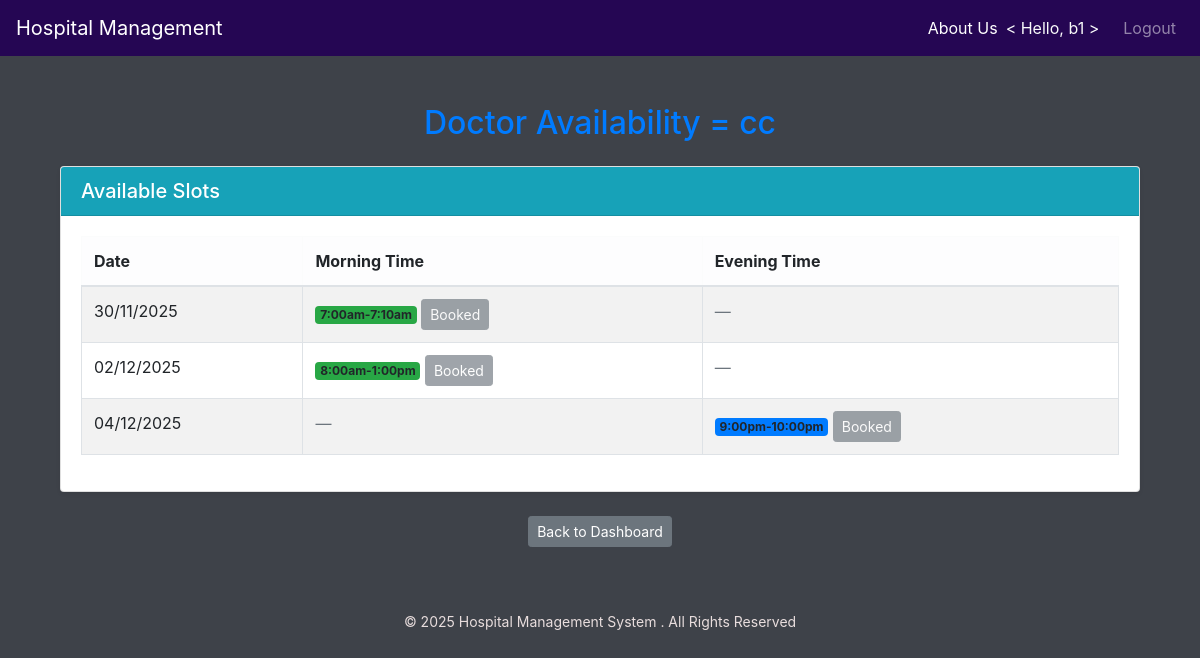
The page /doctor_availability/11 (signed in) on the database its author committed.
### models.py (models this page shows)
class User(db.Model):
    __tablename__ = 'user'
    id = db.Column(db.Integer, primary_key=True)
    name = db.Column(db.String(50), nullable=False)
    email = db.Column(db.String(100), unique=True, nullable=False)
    password = db.Column(db.String(100), nullable=False)
    role = db.Column(db.String(20), nullable=False)
    phone = db.Column(db.String(15), unique=True)
    aadhar = db.Column(db.String(12), unique=True)
    address = db.Column(db.String(150))
    dob = db.Column(db.Date)
    created_at = db.Column(db.DateTime, default=datetime.utcnow)
    gender = db.Column(db.String(10))
    status = db.Column(db.String(20), default='active')
    experience = db.Column(db.String(100))
    bio = db.Column(db.Text())
    department_id = db.Column(
        db.Integer,
        db.ForeignKey('department.id', ondelete="CASCADE")
    )
    department = db.relationship("Department", back_populates="users")
    doctor_appointments = db.relationship(
        "Appointment",
        back_populates="doctor",
        foreign_keys="Appointment.doctor_id",
        cascade="all, delete-orphan"
    )
    patient_appointments = db.relationship(
        "Appointment",
        back_populates="patient",
        foreign_keys="Appointment.patient_id",
        cascade="all, delete-orphan"
    )
    prescriptions = db.relationship(
        "Prescription",
        back_populates="doctor",
        cascade="all, delete-orphan"
    )
    availabilities = db.relationship(
        "Availability",
        back_populates="doctor",
        cascade="all, delete-orphan"
    )

class Availability(db.Model):
    __tablename__ = 'availability'
    id = db.Column(db.Integer, primary_key=True)
    doctor_id = db.Column(
        db.Integer,
        db.ForeignKey('user.id', ondelete="CASCADE"),
        nullable=False
    )
    date = db.Column(db.Date, nullable=False)
    morning_time = db.Column(db.String(50))
    evening_time = db.Column(db.String(50))
    doctor = db.relationship("User", back_populates="availabilities")

### app.py (the view)
@app.route('/doctor_availability/<int:doctor_id>')
def doctor_availability(doctor_id):
    if 'role' not in session or session['role'] != 'patient':
        flash("Please log in as a patient to view this page.", "danger")
        return redirect(url_for('login'))
    doctor = User.query.get_or_404(doctor_id)
    if doctor.status == "blacklisted":
        flash("This doctor is currently unavailable.", "danger")
        return redirect(url_for('patient_dash'))
    availabilities = Availability.query.filter_by(
        doctor_id=doctor_id
    ).order_by(Availability.date.asc()).all()
    for a in availabilities:
        a.morning_booked = False
        if a.morning_time:
            a.morning_booked = Appointment.query.filter_by(
                doctor_id=doctor_id,
                date=a.date,
                time=a.morning_time
            ).filter(Appointment.status != "Cancelled").first() is not None
        a.evening_booked = False
        if a.evening_time:
            a.evening_booked = Appointment.query.filter_by(
                doctor_id=doctor_id,
                date=a.date,
                time=a.evening_time
            ).filter(Appointment.status != "Cancelled").first() is not None
    return render_template(
        'doctor_availability.html',
        doctor=doctor,
        availabilities=availabilities
    )

### templates/doctor_availability.html
{% extends "base.html" %}
{% block content %}
<div class="container mt-4 mb-5">
  <h2 class="text-center mb-4 text-primary fw-bold">
    Doctor Availability = {{ doctor.name }}
  </h2>
  <div class="card shadow-sm">
    <div class="card-header bg-info text-white">
      <h5 class="mb-0">Available Slots</h5>
    </div>
    <div class="card-body">
      {% if availabilities %}
      <table class="table table-striped table-hover table-bordered">
        <thead class="table-light">
          <tr>
            <th>Date</th>
            <th>Morning Time</th>
            <th>Evening Time</th>
          </tr>
        </thead>
        <tbody>
          {% for a in availabilities %}
          <tr>
            <td>{{ a.date.strftime('%d/%m/%Y') }}</td>
            <td>
              {% if a.morning_time %}
                <span class="badge bg-success">{{ a.morning_time }}</span>
                {% if a.morning_booked %}
                    <button class="btn btn-sm btn-secondary ms-2" disabled>Booked</button>
                {% else %}
                    <a href="{{ url_for('book_appointment',availability_id=a.id, slot='morning') }}"
                       class="btn btn-sm btn-outline-primary ms-2">
                      Book
                    </a>
                {% endif %}
              {% else %}
                <span class="text-muted">—</span>
              {% endif %}
            </td>
            <td>
              {% if a.evening_time %}
                <span class="badge bg-primary">{{ a.evening_time }}</span>
                {% if a.evening_booked %}
                    <button class="btn btn-sm btn-secondary ms-2" disabled>Booked</button>
                {% else %}
                    <a href="{{ url_for('book_appointment',availability_id=a.id,slot='evening') }}"
                       class="btn btn-sm btn-outline-primary ms-2">
                      Book
                    </a>
                {% endif %}
              {% else %}
                <span class="text-muted">—</span>
              {% endif %}
            </td>
          </tr>
          {% endfor %}
        </tbody>
      </table>
      {% else %}
        <p class="text-center text-muted mt-3">No availability added yet for this doctor.</p>
      {% endif %}
    </div>
  </div>
  <div class="text-center mt-4">
    {% if session['role'] == 'doctor' %}
        <a href="{{ url_for('doctor_dash') }}" class="btn btn-secondary btn-sm">
          Back to Dashboard
        </a>
    {% else %}
        <a href="{{ url_for('patient_dash') }}" class="btn btn-secondary btn-sm">
          Back to Dashboard
        </a>
    {% endif %}
  </div>
</div>
{% endblock %}

### templates/base.html (style rules this page uses)
body { background-color: #3e4249ff; }

### rows shown on the page
User: name "cc"
Availability: date "30/11/2025", morning_time "7:00am-7:10am", shows "Booked"
Availability: date "02/12/2025", morning_time "8:00am-1:00pm", shows "Booked"
Availability: date "04/12/2025", evening_time "9:00pm-10:00pm", shows "Booked"

### other values the page prints
{{ session.get('f_name') }} "b1"
